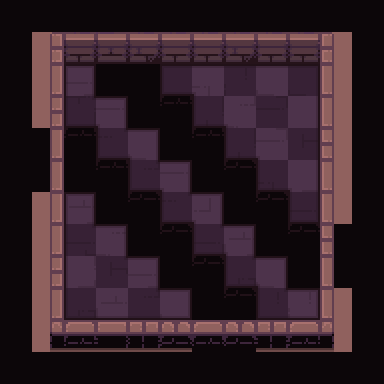

This game map was drawn from its Tiled (.tmx) file and the tilesets committed beside it. A one-line description and the full map source follow:
An orthogonal 12x12 tile map with 32x32 px tiles, 5 tile layers (checkers, path, types, ground, ...) and 11 objects (8x egg, frame, strategy, hero).

<map version="1.2" tiledversion="2019.03.13" orientation="orthogonal" renderorder="right-down" width="12" height="12" tilewidth="32" tileheight="32" infinite="0" nextlayerid="403" nextobjectid="184">
 <tileset firstgid="1" name="tileset" tilewidth="32" tileheight="32" spacing="2" margin="1" tilecount="200" columns="10">
  <image source="tileset.png" trans="000000" width="340" height="680" />
  <terraintypes>
   <terrain name="floor" tile="79" />
   <terrain name="wall" tile="69" />
   <terrain name="hole" tile="78" />
   <terrain name="infected" tile="77" />
  </terraintypes>
 </tileset>
 <layer id="398" name="checkers" width="12" height="12">
  <data encoding="csv">
69,0,69,0,69,0,69,0,69,0,69,0,
0,69,0,69,0,69,0,69,0,69,0,69,
69,0,69,0,69,0,69,0,69,0,69,0,
0,69,0,69,0,69,0,69,0,69,0,69,
69,0,69,0,69,0,69,0,69,0,69,0,
0,69,0,69,0,69,0,69,0,69,0,69,
69,0,69,0,69,0,69,0,69,0,69,0,
0,69,0,69,0,69,0,69,0,69,0,69,
69,0,69,0,69,0,69,0,69,0,69,0,
0,69,0,69,0,69,0,69,0,69,0,69,
69,0,69,0,69,0,69,0,69,0,69,0,
0,69,0,69,0,69,0,69,0,69,0,69
</data>
 </layer>
 <objectgroup id="14" name="camera">
  <object id="12" name="frame" type="frame" x="51" y="32" width="282.667" height="303.333" />
  <object id="15" name="strategy" type="strategy" x="-6" y="40">
   <point />
  </object>
 </objectgroup>
 <layer id="399" name="path" width="12" height="12">
  <data encoding="csv">
0,0,0,0,0,0,0,0,0,0,0,0,
0,0,0,0,0,0,0,0,0,0,0,0,
0,0,80,79,79,80,80,80,80,80,0,0,
0,0,80,80,79,79,80,80,80,80,0,0,
0,0,79,80,80,79,79,80,80,80,0,0,
0,0,79,79,80,80,79,79,80,80,0,0,
0,0,80,79,79,80,80,79,79,80,0,0,
0,0,80,80,79,79,80,80,79,79,0,0,
0,0,80,80,80,79,79,80,80,79,0,0,
0,0,80,80,80,80,79,79,80,80,0,0,
0,0,0,0,0,0,0,0,0,0,0,0,
0,0,0,0,0,0,0,0,0,0,0,0
</data>
 </layer>
 <objectgroup id="2" name="objects">
  <object id="33" name="hero" type="hero" x="78.5" y="113.5">
   <properties>
    <property name="initialDirection" value="e" />
   </properties>
   <point />
  </object>
  <object id="164" name="egg" type="egg" x="78.5" y="82.5">
   <properties>
    <property name="showLottery" type="bool" value="false" />
    <property name="value" value="0" />
   </properties>
   <point />
  </object>
  <object id="177" name="egg" type="egg" x="112" y="113">
   <properties>
    <property name="showLottery" type="bool" value="true" />
    <property name="value" value="rng(1,9)" />
   </properties>
   <point />
  </object>
  <object id="178" name="egg" type="egg" x="144" y="145">
   <properties>
    <property name="showLottery" type="bool" value="true" />
    <property name="value" value="rng(1,9)" />
   </properties>
   <point />
  </object>
  <object id="179" name="egg" type="egg" x="179" y="178">
   <properties>
    <property name="showLottery" type="bool" value="true" />
    <property name="value" value="rng(1,9)" />
   </properties>
   <point />
  </object>
  <object id="180" name="egg" type="egg" x="213" y="213">
   <properties>
    <property name="showLottery" type="bool" value="true" />
    <property name="value" value="rng(1,9)" />
   </properties>
   <point />
  </object>
  <object id="181" name="egg" type="egg" x="242" y="245">
   <properties>
    <property name="showLottery" type="bool" value="true" />
    <property name="value" value="rng(1,9)" />
   </properties>
   <point />
  </object>
  <object id="182" name="egg" type="egg" x="276" y="275">
   <properties>
    <property name="showLottery" type="bool" value="true" />
    <property name="value" value="rng(1,9)" />
   </properties>
   <point />
  </object>
  <object id="183" name="egg" type="egg" x="307" y="308">
   <properties>
    <property name="showLottery" type="bool" value="true" />
    <property name="value" value="rng(1,9)" />
   </properties>
   <point />
  </object>
 </objectgroup>
 <layer id="400" name="types" width="12" height="12">
  <data encoding="csv">
79,79,79,79,79,79,79,79,79,79,79,79,
79,70,70,79,79,70,70,70,70,70,70,79,
79,70,80,79,79,80,80,80,80,80,70,79,
79,70,80,80,79,79,80,80,80,80,70,79,
79,79,79,80,80,79,79,80,80,80,70,79,
79,79,79,79,80,80,79,79,80,80,70,79,
79,70,80,79,79,80,80,79,79,80,70,79,
79,70,80,80,79,79,80,80,79,79,79,79,
79,70,80,80,80,79,79,80,80,79,79,79,
79,70,80,80,80,80,79,79,80,80,70,79,
79,70,70,70,70,70,79,79,70,70,70,79,
79,79,79,79,79,79,79,79,79,79,79,79
</data>
 </layer>
 <layer id="401" name="ground" width="12" height="12">
  <data encoding="csv">
0,0,0,0,0,0,0,0,0,0,0,0,
0,1,2,3,4,5,2,4,5,2,6,0,
0,11,123,0,0,19,144,40,134,20,16,0,
0,21,29,142,0,62,8,121,28,133,16,0,
0,11,62,10,134,0,62,8,142,18,26,0,
0,11,0,62,7,142,0,63,30,131,16,0,
0,11,153,0,63,10,151,0,63,9,16,0,
0,11,38,121,0,63,9,153,0,63,26,0,
0,21,131,18,123,0,63,27,134,0,16,0,
0,31,27,153,7,134,0,63,40,154,36,0,
0,41,42,52,53,43,45,43,53,45,46,0,
0,0,0,0,0,0,0,0,0,0,0,0
</data>
 </layer>
 <layer id="402" name="floor_shadow" width="12" height="12">
  <data encoding="csv">
0,0,0,0,0,0,0,0,0,0,0,0,
0,0,0,0,0,0,0,0,0,0,0,0,
0,0,75,0,0,77,92,13,13,15,0,0,
0,0,84,82,0,0,32,107,0,25,0,0,
0,0,0,84,82,0,0,32,107,25,0,0,
0,0,0,0,84,82,0,0,32,97,0,0,
0,0,75,0,0,84,82,0,0,67,0,0,
0,0,95,15,0,0,84,82,0,0,0,0,
0,0,22,105,15,0,0,84,82,0,0,0,
0,0,32,33,90,76,0,0,84,76,0,0,
0,0,0,0,0,0,0,0,0,0,0,0,
0,0,0,0,0,0,0,0,0,0,0,0
</data>
 </layer>
</map>
